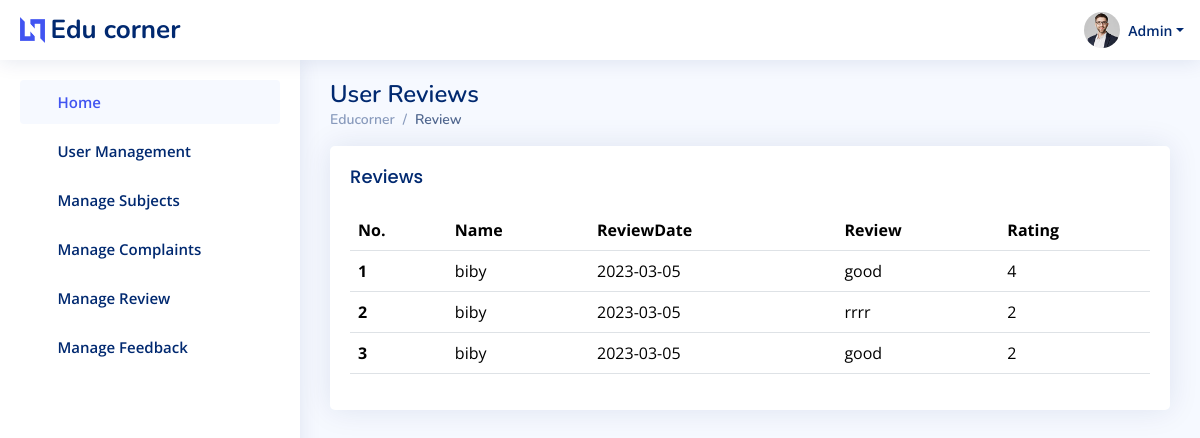
Screenshot of /Admin/reviews.php with the database file from the repository.
### tables this page shows
CREATE TABLE `educorner_rerview` (
  `rid` int(11) NOT NULL,
  `faculty_email` varchar(50) NOT NULL,
  `date_review` date NOT NULL,
  `review` varchar(100) NOT NULL,
  `rating` int(11) NOT NULL,
  `learner_email` varchar(50) NOT NULL
);

CREATE TABLE `educorner_registration` (
  `fName` varchar(50) NOT NULL,
  `lName` varchar(50) NOT NULL,
  `house_name` varchar(200) NOT NULL,
  `dob` date DEFAULT NULL,
  `phone_number` varchar(10) DEFAULT NULL,
  `email` varchar(30) NOT NULL,
  `state` varchar(30) NOT NULL,
  `district` varchar(30) NOT NULL,
  `city` varchar(20) NOT NULL,
  `pic` varchar(100) NOT NULL DEFAULT 'profilepic/profile.jpg',
  `gender` varchar(10) NOT NULL
);

### Admin/reviews.php (the view, shortened to what this page needs)
<?php
require('header.php');
$sql="select * from educorner_rerview c,educorner_registration r where c.learner_email=r.email";
$a=mysqli_query($conn,$sql);
?>
<main id="main" class="main">
<div class="pagetitle">
  <h1>User Reviews</h1>
  <nav>
    <ol class="breadcrumb">
      <li class="breadcrumb-item"><a href="index.php">Educorner </a></li>
      <li class="breadcrumb-item active">Review</li>
    </ol>
  </nav>
</div>
<section class="section">
  <div class="row">
    <div class="col-lg-12">
      <div class="card">
        <div class="card-body">
          <h5 class="card-title">Reviews</h5>
          <table class="table datatable">
              <thead>
                <tr>
                  <th scope="col">No.</th>
                  <th scope="col">Name</th>
                  <th scope="col">ReviewDate</th>
                  <th scope="col">Review</th>
                  <th scope="col">Rating</th>
                </tr>
              </thead>
              <tbody>
                <?php
              $n=1;
              while($row=mysqli_fetch_assoc($a))
              {
                ?>
                 <tr>
                  <th scope="row"><?php echo $n++;?></th>
                  <td><?php echo $row['fName'];?></td>
                  <td><?php echo $row['date_review'];?></td>
                  <td><?php echo $row['review'];?></td>
                  <td><?php echo $row['rating'];?></td>
                 </tr>
                 <?php
                }
                ?>
                </tbody>
              </table>

### Admin/assets/css/style.css (style rules this page uses)
:root { scroll-behavior: smooth; }
body { font-family: "Open Sans", sans-serif; background: #f6f9ff; color: #444444; }
a { color: #4154f1; text-decoration: none; }
h1, h2, h3, h4, h5, h6 { font-family: "Nunito", sans-serif; }
#main { margin-top: 60px; padding: 20px 30px; transition: all 0.3s; }
.pagetitle { margin-bottom: 10px; }
.pagetitle h1 { font-size: 24px; margin-bottom: 0; font-weight: 600; color: #012970; }
.card { margin-bottom: 30px; border: none; border-radius: 5px; box-shadow: 0px 0 30px rgba(1, 41, 112, 0.1); }
.card-title { padding: 20px 0 15px 0; font-size: 18px; font-weight: 500; color: #012970; font-family: "Poppins", sans-serif; }
.card-body { padding: 0 20px 20px 20px; }
.breadcrumb { font-size: 14px; font-family: "Nunito", sans-serif; color: #899bbd; font-weight: 600; }
.breadcrumb a { color: #899bbd; transition: 0.3s; }
.breadcrumb .breadcrumb-item::before { color: #899bbd; }
.breadcrumb .active { color: #51678f; font-weight: 600; }
@media (min-width: 1200px) { #main, #footer { margin-left: 300px; } }

### rows the page displays
educorner_rerview: educorner_registration.fName "biby", date_review "2023-03-05", review "good", rating "4"
educorner_rerview: educorner_registration.fName "biby", date_review "2023-03-05", review "rrrr", rating "2"
educorner_rerview: educorner_registration.fName "biby", date_review "2023-03-05", review "good", rating "2"
